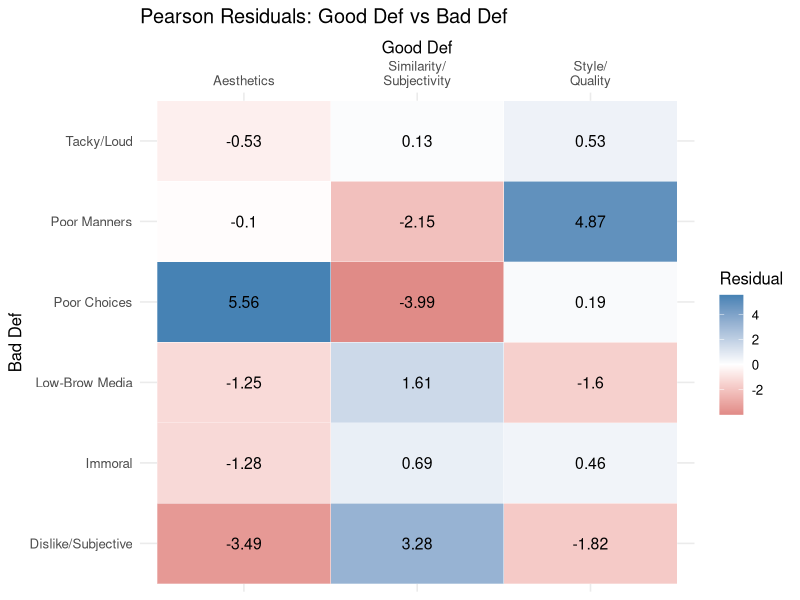
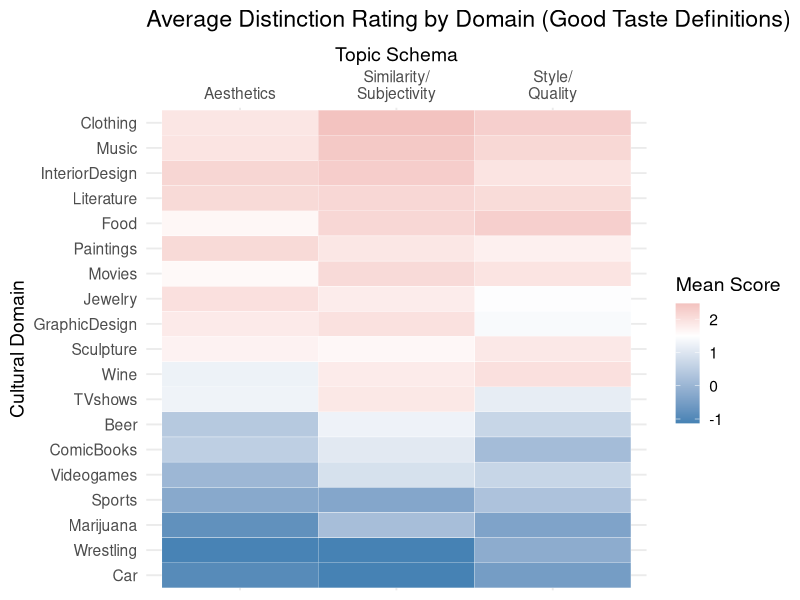
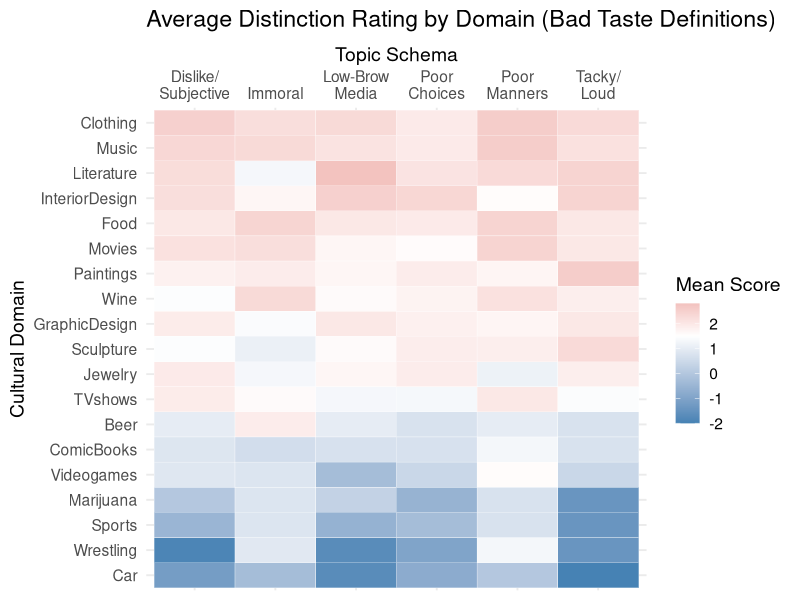

Recreate these plots in R, in order.
library(dplyr)
library(ggplot2)
library(readr)
library(tidyr)
library(stringr)

# --- RE-GENERATE PEARSON RESIDUAL PLOTS ---
raw_survey <- read_csv("data/FolkTaste_CleanData.csv", show_col_types = FALSE)
if(grepl("What do you mean", raw_survey$GoodTaste_Def[1])) raw_survey <- raw_survey[-1, ]
raw_survey <- raw_survey %>% filter(Taste_Possibility == "YES")

gd_probs <- read_csv("good_taste_def_model_min10/document_topic_probabilities.csv", show_col_types = FALSE)
bd_probs <- read_csv("bad_taste_def_model_min5/document_topic_probabilities.csv", show_col_types = FALSE)

get_primary <- function(probs, name) {
  tc <- setdiff(names(probs), "original_index")
  probs$primary <- apply(probs[, tc], 1, function(row) tc[which.max(row)])
  res <- probs %>% select(original_index, primary)
  names(res)[2] <- name
  res
}

gd <- get_primary(gd_probs, "Good_Def")
bd <- get_primary(bd_probs, "Bad_Def")

df <- gd %>% inner_join(bd, by="original_index")

t_g_d <- c("-1"="Outlier", "0"="Similarity/Subjectivity", "1"="Aesthetics", "2"="Style/Quality")
t_b_d <- c("-1"="Outlier", "0"="Dislike/Subjective", "1"="Poor Choices", "2"="Tacky/Loud", "3"="Low-Brow Media", "4"="Immoral", "5"="Poor Manners")

df <- df %>%
  filter(Good_Def != "-1", Bad_Def != "-1") %>%
  mutate(
    Good_Def = t_g_d[as.character(Good_Def)],
    Bad_Def = t_b_d[as.character(Bad_Def)]
  )

combos <- list(c("Good_Def", "Bad_Def"))

for (c in combos) {
  v1 <- c[1]
  v2 <- c[2]
  tb <- table(df[[v1]], df[[v2]])
  if(nrow(tb)>1 && ncol(tb)>1) {
    res <- chisq.test(tb)
    r_df <- as.data.frame(as.table(res$residuals))
    names(r_df) <- c("Var1", "Var2", "Residual")
    
    # Format labels with newlines so they fit horizontally
    r_df$Var1 <- str_replace_all(r_df$Var1, "/", "/\n")
    r_df$Var1 <- str_replace_all(r_df$Var1, " ", "\n")
    
    p <- ggplot(r_df, aes(x = Var1, y = Var2, fill = Residual)) +
      geom_tile(color = "white") +
      geom_text(aes(label = round(Residual, 2)), color = "black", size = 4) +
      scale_fill_gradient2(low = "indianred", mid = "white", high = "steelblue", midpoint = 0) +
      scale_x_discrete(position = "top") +
      theme_minimal(base_size = 12) +
      theme(axis.text.x = element_text(angle = 0, hjust = 0.5, vjust = 0)) +
      labs(
        title = sprintf("Pearson Residuals: %s vs %s", str_replace(v1, "_", " "), str_replace(v2, "_", " ")),
        x = str_replace(v1, "_", " "),
        y = str_replace(v2, "_", " "),
        fill = "Residual"
      )
    ggsave(sprintf("report/Plots/schema_corr_%s_%s.png", v1, v2), plot=p, width=10, height=7)
  }
}

# --- RE-GENERATE HEATMAPS (DEFINITIONS ONLY) ---
df_g_d <- get_primary(gd_probs, "Good_Def")
df_b_d <- get_primary(bd_probs, "Bad_Def")

raw_survey$python_index <- 0:(nrow(raw_survey)-1)
m_df <- raw_survey %>%
  left_join(df_g_d, by=c("python_index"="original_index")) %>%
  left_join(df_b_d, by=c("python_index"="original_index")) %>%
  mutate(
    Good_Def = t_g_d[as.character(Good_Def)],
    Bad_Def = t_b_d[as.character(Bad_Def)]
  )

distinction_cols <- grep("Domains_Distinction1_", names(m_df), value = TRUE)

create_heatmap <- function(data, group_col, title, filename) {
  d_clean <- data %>% filter(!is.na(!!sym(group_col)) & !!sym(group_col) != "Outlier")
  
  dist_means <- d_clean %>%
    select(all_of(group_col), all_of(distinction_cols)) %>%
    pivot_longer(cols = starts_with("Domains_Distinction1_"), names_to = "Domain", values_to = "Score") %>%
    mutate(Domain = str_remove(Domain, "Domains_Distinction1_"), Score = as.numeric(Score)) %>%
    filter(!is.na(Score)) %>%
    group_by(!!sym(group_col), Domain) %>%
    summarize(Mean_Score = mean(Score, na.rm = TRUE), .groups = 'drop')
  
  domain_order <- dist_means %>% group_by(Domain) %>% summarize(Overall = mean(Mean_Score)) %>% arrange(Overall) %>% pull(Domain)
  dist_means <- dist_means %>% mutate(Domain = factor(Domain, levels = domain_order))
  
  # Add newlines to make sure they fit horizontally
  dist_means[[group_col]] <- str_replace_all(dist_means[[group_col]], "/", "/\n")
  dist_means[[group_col]] <- str_replace_all(dist_means[[group_col]], " ", "\n")
  
  p <- ggplot(dist_means, aes(x = !!sym(group_col), y = Domain, fill = Mean_Score)) +
    geom_tile(color = "white") +
    scale_fill_gradient2(low = "steelblue", mid = "white", high = "indianred", midpoint = 1.5) +
    scale_x_discrete(position = "top") +
    theme_minimal(base_size = 14) +
    theme(axis.text.x = element_text(angle = 0, hjust = 0.5, vjust = 0)) +
    labs(title = title, x = "Topic Schema", y = "Cultural Domain", fill = "Mean Score")
  
  ggsave(filename, plot = p, width = 11, height = 7)
}

create_heatmap(m_df, "Good_Def", "Average Distinction Rating by Domain (Good Taste Definitions)", "report/Plots/distinction_domains.png")
create_heatmap(m_df, "Bad_Def", "Average Distinction Rating by Domain (Bad Taste Definitions)", "report/Plots/distinction_domains_bad.png")
